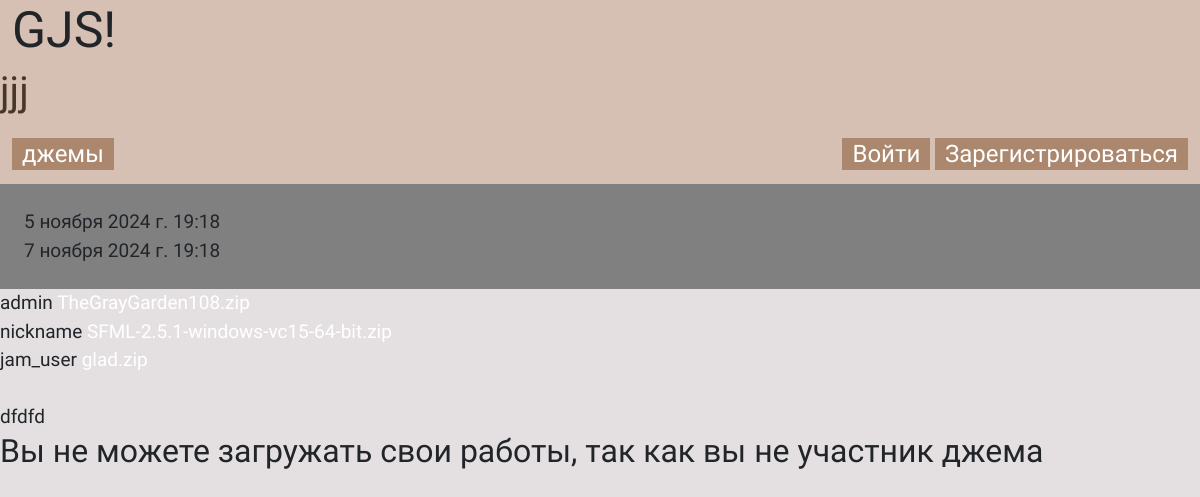
/jams/afa75d8e-78e4-4aea-a6cc-a4ac3ef5a81c/, run on the app's committed database.
### jams/models.py (models this page shows, shortened)
class GameJams(models.Model):
    jam_status = [
        ("FN", "Завершён"),
        ("OG", "Идёт"),
        ("PR", "Подготовка")
    ]
    uuid = models.UUIDField(primary_key=True, default=uuid.uuid4, editable=False)
    title = models.CharField(max_length=255)
    date_start = models.DateTimeField()
    date_end = models.DateTimeField()
    theme = models.CharField(max_length=255)
    status = models.CharField(max_length=3, choices=jam_status)
    winner = models.OneToOneField(settings.AUTH_USER_MODEL, related_name="user_winner",
                                  on_delete=models.SET_NULL, blank=True, null=True)
    users = models.ManyToManyField(settings.AUTH_USER_MODEL, related_name="users",
                                   blank=True)

class UploadFile(models.Model):
    file = models.FileField(upload_to="zip_uploads/")
    uploaded_time = models.DateTimeField(auto_now_add=True)
    jam_uuid = models.ForeignKey(GameJams, on_delete=models.CASCADE)
    user = models.ForeignKey(User, on_delete=models.CASCADE)

### users/models.py (models this page shows)
class User(AbstractUser):
    email = models.EmailField(unique=True, verbose_name="Электронная почта")

### jams/views.py (the view)
# urls.py: path('<uuid:uuid>/', views.GameJamDetail.as_view(), name='gamejam_detail'),
class GameJamDetail(DetailView):
    model = GameJams
    template_name = 'pages/jams_pages/gamejam_detail.html'
    context_object_name = "gamejam_detail"
    def get_context_data(self, **kwargs):
        context = super().get_context_data(**kwargs)
        already_checked_users = []
        already_checked_games = []
        for game in UploadFile.objects.filter(jam_uuid=self.object.uuid).order_by('-uploaded_time'):
            if game.user.id not in already_checked_users:
                already_checked_users.append(game.user.id)
                already_checked_games.append(game)
        context["user_games"] = already_checked_games
        if self.object.status == 'FN':
            context["user_avg_rating"] = count_final_rating(self.object.uuid)
        return context
    def get_object(self, queryset=None):
        return GameJams.objects.get(uuid=self.kwargs.get("uuid"))

### templates/pages/jams_pages/gamejam_detail.html (shortened to what this page needs)
{% extends 'base.html' %}
{% block headercontent %}
<div class="div-header">
    <div class="container-title">
        <h1>{{gamejam_detail.title}}</h1>
    </div>
</div>
<div class="profile-header">
    <div>
        <a href="{% url 'jams_list' %}" class="a-button">джемы</a>
    </div>
    <div>
        {% if request.user.is_authenticated %}
            <a href="{% url 'profile_detail' request.user.username %}" class="a-button">{{request.user.username}}</a>
        {% else %}
            <a href="{% url 'login' %}" class="a-button">Войти</a>
            <a href="{% url 'regist' %}" class="a-button">Зарегистрироваться</a>
        {% endif %}
    </div>
</div>
{% endblock %}
{% block content %}
<div class="jam-container">
    <div class="container-date">
        {{gamejam_detail.date_start}}
        <br>
        {{gamejam_detail.date_end}}
    </div>
    {% for user_game in user_games %}
        {{ user_game.user.username }}
        <a href="{% url 'download_file' gamejam_detail.uuid user_game.id %}">
            {{user_game.file.name|slice:"12:"}}</a>
        <br>
    {% endfor %}
    <br>
    {% if gamejam_detail.status == 'OG' %}
        {{gamejam_detail.theme}}
        {% if request.user in gamejam_detail.users.all %}
        <form action="{% url 'upload-game' gamejam_detail.uuid %}" method="post" enctype="multipart/form-data">
            {% csrf_token %}
            <input type="file" name="game">
            <input type="hidden" name="jam_uuid" value="{{gamejam_detail.uuid}}">
            <button type="submit" class="btn btn-secondary">Отправить</button>
        </form>
        {% else %}
        <h2>Вы не можете загружать свои работы, так как вы не участник джема</h2>
        {% endif %}
    {% endif %}
</div>
{% endblock %}

### static/css/style.css (style rules this page uses)
:root { --main-background: #E4E0E1; --head-foot: #D6C0B3; --button: #AB886D; --button-hover: #AB889D; --head-text: #493628; --container-color: gray; }
body { background-color: var(--main-background); font-family: "Tiny5", serif; font-size: 19px; }
a, a:hover { color: white; text-decoration: none; }
.a-button { padding: 2px 10px 2px 10px; text-decoration: none; text-align: center; font-size: 24px; background-color: var(--button); }
.container-title { color: var(--head-text); background-color: var(--head-foot); }
.container-date { background-color: gray; padding: 2%; }
.div-header { display: flex; justify-content: space-between; }
.profile-header { display: flex; justify-content: space-between; padding: 1%; text-decoration: none; }

### data on the page
GameJams: title "jjj", date_start "5 ноября 2024 г. 19:18", date_end "7 ноября 2024 г. 19:18", theme "dfdfd"
UploadFile: user.username "admin", file.name "TheGrayGarden108.zip"
UploadFile: user.username "nickname", file.name "SFML-2.5.1-windows-vc15-64-bit.zip"
UploadFile: user.username "jam_user", file.name "glad.zip"
